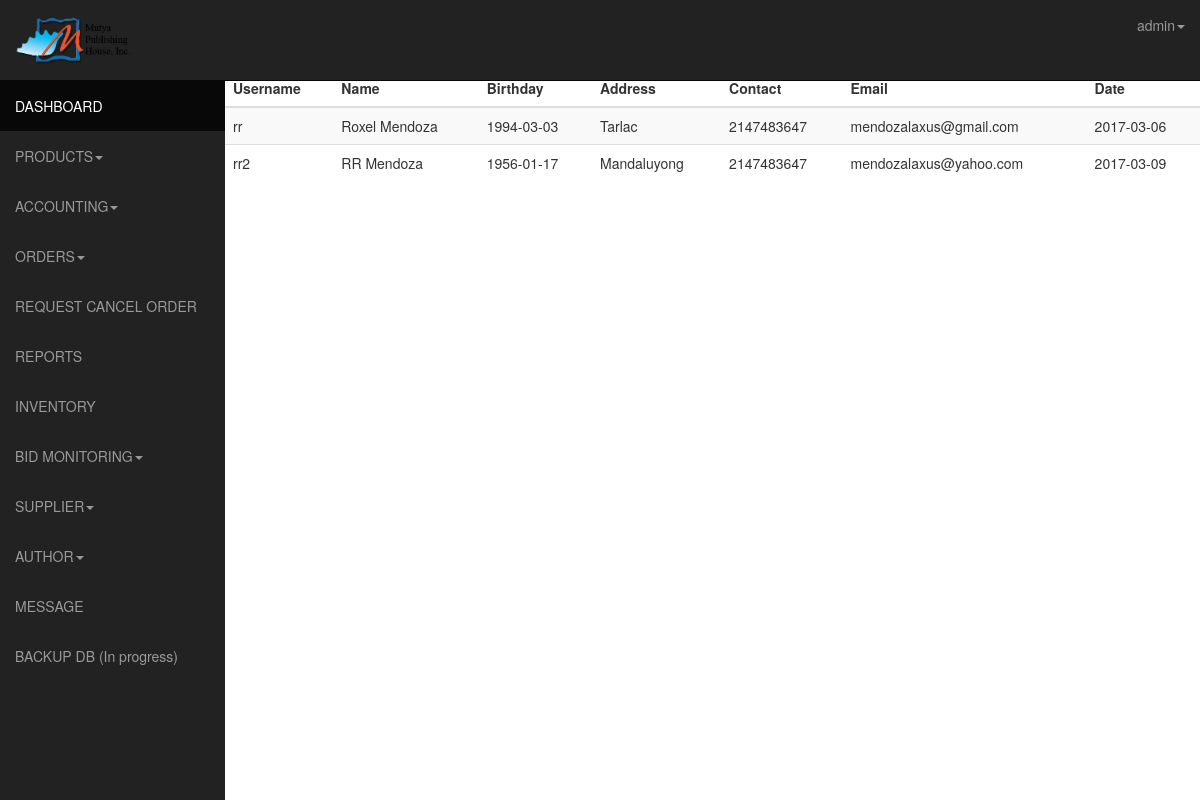
Page /admin/supplierlist.php (signed in) on the committed database.
### tables this page shows
CREATE TABLE IF NOT EXISTS `users` (
  `id` int(11) NOT NULL AUTO_INCREMENT,
  `usn` varchar(50) NOT NULL,
  `fname` varchar(120) NOT NULL,
  `lname` varchar(120) NOT NULL,
  `birthday` date NOT NULL,
  `address` varchar(60) NOT NULL,
  `contact` int(11) NOT NULL,
  `email` varchar(120) NOT NULL,
  `password` varchar(128) NOT NULL,
  `activate` int(11) NOT NULL,
  `code` int(11) NOT NULL,
  `date` date NOT NULL,
  `block` int(11) NOT NULL,
  `pic` int(11) NOT NULL,
  `ext` varchar(5) NOT NULL,
  `admin` int(11) NOT NULL,
  `user_type` int(10) NOT NULL,
  `retrieve_code` varchar(255) NOT NULL,
  PRIMARY KEY (`id`)
);

### admin/supplierlist.php (the view, shortened to what this page needs)
<!DOCTYPE html>
<html lang="en">
  <head>
    <link href="css/bootstrap.css" rel="stylesheet">
    <link href="css/sb-admin.css" rel="stylesheet">-->
    <link rel="stylesheet" href="css/morris-0.4.3.min.css">
  </head>
  <body>
    <div id="wrapper">
      <nav class="navbar navbar-inverse  navbar-fixed-top" role="navigation">
      <?php include 'template/sidebar.php';?>
    <?php include 'template/top.php';?>
    </nav>
    <div class="table-responsive">
      <table class="table table-striped">
        <thead>
    <th>Username</th>
    <th>Name</th>
    <th>Birthday</th>
    <th>Address</th>
    <th>Contact</th>
    <th>Email</th>
    <th>Date</th>
  </thead>
  <?php
  $sql = mysql_query("SELECT * FROM users WHERE user_type=3");
  $requestCount = mysql_num_rows($sql);
  if ($requestCount > 0) {
     while ($row = mysql_fetch_array($sql)) {
      $username = $row['usn'];
      $fname = $row['fname'];
      $lname = $row['lname'];
      $birthday = $row['birthday'];
      $address = $row['address'];
      $contact = $row['contact'];
      $email = $row['email'];
      $date = $row['date'];
      echo "
        <tr>
          <td>$username</td>
          <td>$fname $lname</td>
          <td>$birthday</td>
          <td>$address</td>
          <td>$contact</td>
          <td>$email</td>
          <td>$date</td>
        </tr>
      ";
     }
  }
   ?>
      </table>
    </div>
    </div>
    </body>
    </html>

### admin/template/top.php (shortened to what this page needs)
<ul class="nav navbar-nav navbar-right navbar-user">
           <li class="dropdown user-dropdown">
             <a href="#" class="dropdown-toggle" data-toggle="dropdown"><i class="fa fa-user"></i><?php echo $username?><b class="caret"></b></a>
           </li>
         </ul>
       </div>

### admin/css/sb-admin.css (style rules this page uses)
body { margin-top: 50px; }
#wrapper { padding-left: 0; }
@media (min-width:768px) { #wrapper { padding-left: 225px; } }

### rows in the picture
users: usn "rr", fname "Roxel", lname "Mendoza", birthday "1994-03-03", address "Tarlac", contact "2147483647", email "mendozalaxus@gmail.com", date "2017-03-06"
users: usn "rr2", fname "RR", lname "Mendoza", birthday "1956-01-17", address "Mandaluyong", contact "2147483647", email "mendozalaxus@yahoo.com", date "2017-03-09"

### other values in the picture
$username "admin"
